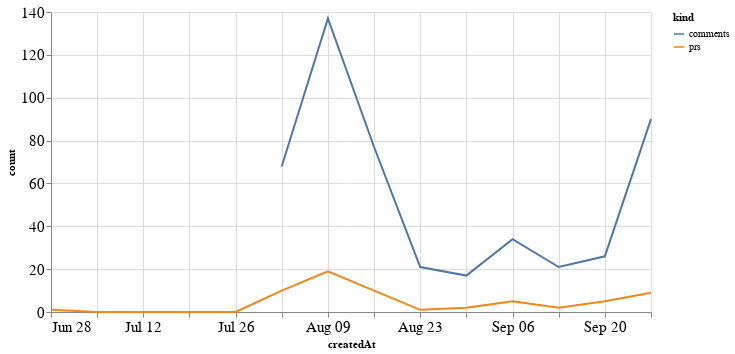

Notebook source saved alongside this figure:
### Code cell
alt.Chart(total_time, width=600).mark_line().encode(
    x='createdAt',
    y='count',
    color='kind'
)

### Figure 1 — Vega-Lite specification as saved in the notebook (floating-point values rounded to 4 significant figures)
{"config": {"axisLeft": {"labelFontSize": 15}, "axisBottom": {"labelFontSize": 15}}, "data": {"name": "data-43cfe594172eb355c068aa2a9d1c716f"}, "mark": "line", "encoding": {"color": {"type": "nominal", "field": "kind"}, "x": {"type": "temporal", "field": "createdAt"}, "y": {"type": "quantitative", "field": "count"}}, "width": 600, "$schema": "https://vega.github.io/schema/vega-lite/v4.8.1.json", "datasets": {"data-43cfe594172eb355c068aa2a9d1c716f": [{"createdAt": "2020-06-28T00:00:00", "kind": "prs", "count": 1.0}, {"createdAt": "2020-07-05T00:00:00", "kind": "prs", "count": 0.0}, {"createdAt": "2020-07-12T00:00:00", "kind": "prs", "count": 0.0}, {"createdAt": "2020-07-19T00:00:00", "kind": "prs", "count": 0.0}, {"createdAt": "2020-07-26T00:00:00", "kind": "prs", "count": 0.0}, {"createdAt": "2020-08-02T00:00:00", "kind": "prs", "count": 10.0}, {"createdAt": "2020-08-09T00:00:00", "kind": "prs", "count": 19.0}, {"createdAt": "2020-08-16T00:00:00", "kind": "prs", "count": 10.0}, {"createdAt": "2020-08-23T00:00:00", "kind": "prs", "count": 1.0}, {"createdAt": "2020-08-30T00:00:00", "kind": "prs", "count": 2.0}, {"createdAt": "2020-09-06T00:00:00", "kind": "prs", "count": 5.0}, {"createdAt": "2020-09-13T00:00:00", "kind": "prs", "count": 2.0}, {"createdAt": "2020-09-20T00:00:00", "kind": "prs", "count": 5.0}, {"createdAt": "2020-09-27T00:00:00", "kind": "prs", "count": 9.0}, {"createdAt": "2020-06-28T00:00:00", "kind": "comments", "count": null}, {"createdAt": "2020-07-05T00:00:00", "kind": "comments", "count": null}, {"createdAt": "2020-07-12T00:00:00", "kind": "comments", "count": null}, {"createdAt": "2020-07-19T00:00:00", "kind": "comments", "count": null}, {"createdAt": "2020-07-26T00:00:00", "kind": "comments", "count": null}, {"createdAt": "2020-08-02T00:00:00", "kind": "comments", "count": 68.0}, {"createdAt": "2020-08-09T00:00:00", "kind": "comments", "count": 137.0}, {"createdAt": "2020-08-16T00:00:00", "kind": "comments", "count": 77.0}, {"createdAt": "2020-08-23T00:00:00", "kind": "comments", "count": 21.0}, {"createdAt": "2020-08-30T00:00:00", "kind": "comments", "count": 17.0}, {"createdAt": "2020-09-06T00:00:00", "kind": "comments", "count": 34.0}, {"createdAt": "2020-09-13T00:00:00", "kind": "comments", "count": 21.0}, {"createdAt": "2020-09-20T00:00:00", "kind": "comments", "count": 26.0}, {"createdAt": "2020-09-27T00:00:00", "kind": "comments", "count": 90.0}]}}
